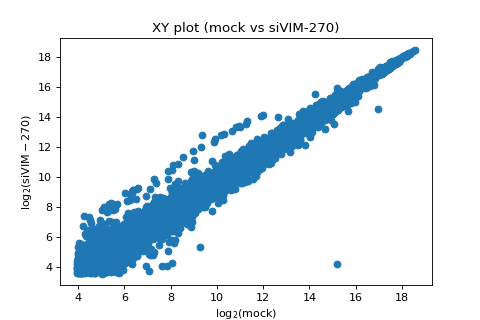

This chart was generated by the following Python code:
import pandas as pd
from teilab.datasets import TeiLabDataSets
from teilab.plot.matplotlib import XYplot
from teilab.utils import subplots_create
datasets = TeiLabDataSets(verbose=False)
df_anno = datasets.read_data(no=0, usecols=datasets.ANNO_COLNAMES)
reliable_index = set(df_anno.index)
df_combined = df_anno.copy(deep=True)
for no in range(2):
    df_data = datasets.read_data(no=no)
    reliable_index = reliable_index & set(datasets.reliable_filter(df=df_data))
    df_combined = pd.concat([
        df_combined,
        df_data[[datasets.TARGET_COLNAME]].rename(columns={datasets.TARGET_COLNAME: datasets.samples.Condition[no]})
    ], axis=1)
df_combined = df_combined.loc[reliable_index, :].reset_index(drop=True)
fig, ax = subplots_create(figsize=(6,4), style="matplotlib")
ax = XYplot(df=df_combined, x=datasets.samples.Condition[0], y=datasets.samples.Condition[1], ax=ax)
fig.show()
